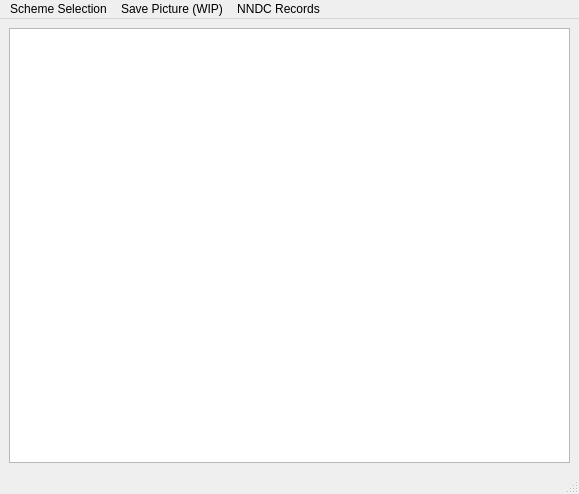
<?xml version="1.0" encoding="UTF-8"?>
<ui version="4.0">
 <class>LevelScheme</class>
 <widget class="QMainWindow" name="LevelScheme">
  <property name="geometry">
   <rect>
    <x>0</x>
    <y>0</y>
    <width>579</width>
    <height>494</height>
   </rect>
  </property>
  <property name="minimumSize">
   <size>
    <width>400</width>
    <height>0</height>
   </size>
  </property>
  <property name="windowTitle">
   <string>LevelSchemeWindow</string>
  </property>
  <property name="windowIcon">
   <iconset>
    <normaloff>:/icons/isomerAPI-Logo.png</normaloff>:/icons/isomerAPI-Logo.png</iconset>
  </property>
  <property name="toolButtonStyle">
   <enum>Qt::ToolButtonStyle::ToolButtonIconOnly</enum>
  </property>
  <widget class="QWidget" name="centralwidget">
   <layout class="QHBoxLayout" name="horizontalLayout">
    <item>
     <widget class="QGraphicsView" name="graphicsView"/>
    </item>
   </layout>
  </widget>
  <widget class="QStatusBar" name="statusbar"/>
  <widget class="QMenuBar" name="menuBar">
   <property name="geometry">
    <rect>
     <x>0</x>
     <y>0</y>
     <width>579</width>
     <height>21</height>
    </rect>
   </property>
   <property name="layoutDirection">
    <enum>Qt::LayoutDirection::LeftToRight</enum>
   </property>
   <widget class="QMenu" name="menu_other_isotopes">
    <property name="layoutDirection">
     <enum>Qt::LayoutDirection::LeftToRight</enum>
    </property>
    <property name="title">
     <string>Scheme Selection</string>
    </property>
   </widget>
   <widget class="QMenu" name="menu_savePic">
    <property name="title">
     <string>Save Picture (WIP)</string>
    </property>
   </widget>
   <widget class="QMenu" name="menuNNDC_Records">
    <property name="title">
     <string>NNDC Records</string>
    </property>
   </widget>
   <addaction name="menu_other_isotopes"/>
   <addaction name="menu_savePic"/>
   <addaction name="menuNNDC_Records"/>
  </widget>
  <action name="action_savePic">
   <property name="text">
    <string>Save Picture</string>
   </property>
   <property name="menuRole">
    <enum>QAction::MenuRole::NoRole</enum>
   </property>
  </action>
 </widget>
 <resources/>
 <connections/>
</ui>
